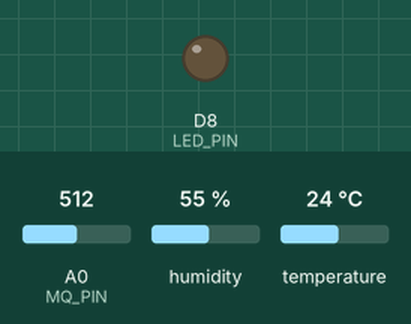
This sketch was run on a simulated ESP8266 (NodeMCU). Parts: output pins drawn as LEDs (lit = HIGH). Inputs (shaded band) come from the test bench; at power-on: A0 (MQ_PIN) = 512, humidity 55 %, temperature 24 °C. WiFi joins after 1.5 s; servers stay silent unless stated; what the sketch prints to the serial monitor is not drawn.

Above: at 0.1 s.
At 1.7 s:
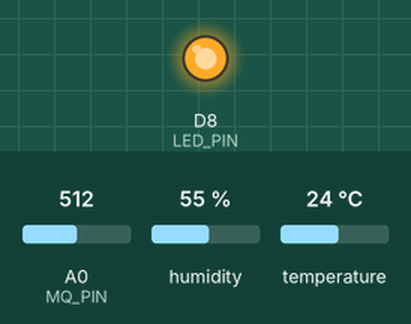
Timing chart, 0 to 3.2 s (numbered marks = the images above):
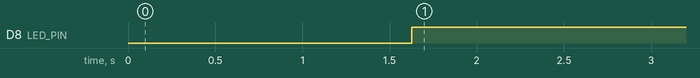

Measured:
- by itself, D8 (LED_PIN): LOW → HIGH at 1.6 s

The sketch:

sende.ino
```cpp
#include <ESP8266WiFi.h>
#include <espnow.h>
#include <ThingSpeak.h>
#include <DHT.h>

// Define pins and thresholds
#define DHTPIN D7
#define DHTTYPE DHT11
#define MQ_PIN A0
#define LED_PIN D8 // Replace BUZZER_PIN with LED_PIN
#define TEMP_THRESHOLD 20.0
#define GAS_THRESHOLD 570

DHT dht(DHTPIN, DHTTYPE);

WiFiClient client;
const char* ssid = "sanyam";
const char* password = "123456789";
uint8_t broadcastAddress[] = {0x48, 0x3F, 0xDA, 0x74, 0x5F, 0x26};
String URL = "/update?api_key=5SK94NG8WP1K8GA7&field1=";

typedef struct struct_message {
    bool Beep; // Beep flag now controls LED
} struct_message;

struct_message messgo;

void setup() {
    Serial.begin(9600);
    dht.begin();
    pinMode(LED_PIN, OUTPUT); // Set LED pin as output

    // Connect to WiFi
    WiFi.begin(ssid, password);
    while (WiFi.status() != WL_CONNECTED) {
        delay(200);
        Serial.print(".");
    }
    Serial.println("Connected to WiFi");
    ThingSpeak.begin(client);

    // Initialize ESP-NOW
    if (esp_now_init() != 0) {
        Serial.println("Error initializing ESP-NOW");
        return;
    }
    esp_now_set_self_role(ESP_NOW_ROLE_CONTROLLER);
    esp_now_add_peer(broadcastAddress, ESP_NOW_ROLE_SLAVE, 1, NULL, 0);
}

void loop() {
    // Read temperature and gas levels
    float temp = dht.readTemperature();
    float ppm = analogRead(MQ_PIN);

    // Determine if thresholds are crossed
    if (temp > TEMP_THRESHOLD || ppm > GAS_THRESHOLD) {
        digitalWrite(LED_PIN, HIGH); // Turn LED ON
        messgo.Beep = true;
    } else {
        digitalWrite(LED_PIN, LOW);  // Turn LED OFF
        messgo.Beep = false;
    }

    // Send status via ESP-NOW
    esp_now_send(broadcastAddress, (uint8_t*)&messgo, sizeof(messgo));

    // Log data to ThingSpeak
    sendData(temp, ppm);
    delay(15000);
}

void sendData(float temp, float ppm) {
    WiFiClient client1;
    String newUrl = URL + String(temp) + "&field2=" + String(ppm);
    if (client1.connect("api.thingspeak.com", 80)) {
        client1.print(String("GET ") + newUrl + " HTTP/1.1\r\n" +
                      "Host: api.thingspeak.com\r\n" +
                      "Connection: close\r\n\r\n");
        Serial.println("Data sent to ThingSpeak");
    }
    client1.stop();
}
```
